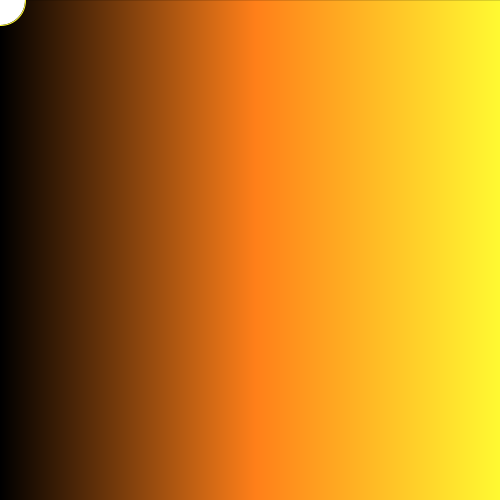
Frame 1 (no input)
Frame 60 (the mouse pressed at the canvas centre just before this capture): identical to frame 1, image omitted
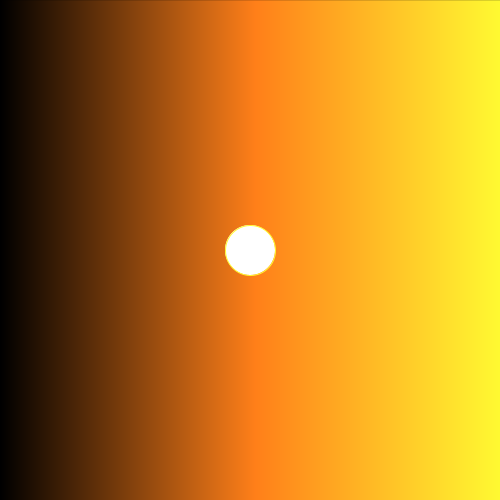
Frame 120 (the mouse held since frame 60 and released just before this capture)

The Processing sketch that drew these frames (run headless with seeded random() and noise(); from frame 60 on, the mouse is pressed at the canvas centre):

// Processing sketch: primer18
// ── primer18.pde

void setup() 
{
  frameRate(60);
  size(500,500);
}

void draw() 
{
  background(0,0,0);
  for (int i = 0; i<width; i++) 
  {
    stroke(i,i/2,i/10);
    line(i, 0, i, height);
  }
  ellipse(mouseX, mouseY, 50, 50);
}
